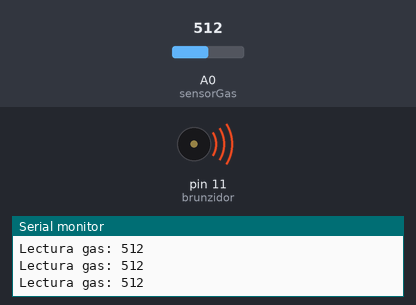
Bench run of a sketch on a simulated Arduino Uno, built with avr-gcc and run on an emulated ATmega328P. Parts: buzzer (waves = sounding), the last lines printed to the serial monitor. Inputs (shaded band) come from the test bench; at power-on: A0 (sensorGas) = 512.

Above: at 0.9 s.
1.3 s: A0 (sensorGas) set to 418
4.3 s: A0 (sensorGas) set to 387
At 4.3 s:
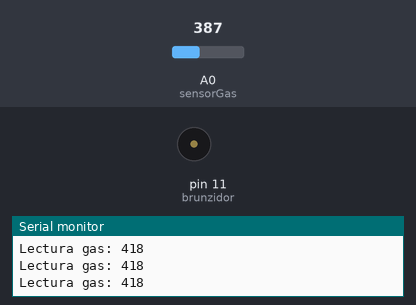
5.8 s: A0 (sensorGas) set to 410
At 5.91 s:
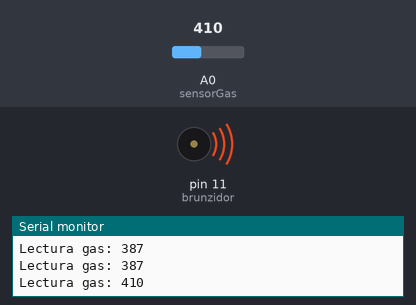
8.8 s: A0 (sensorGas) set to 390
At 9.7 s:
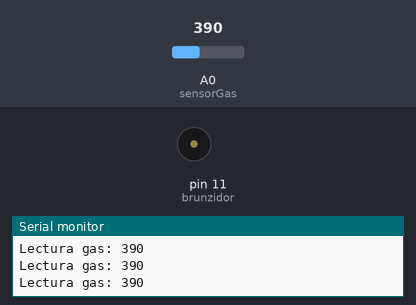
Timing chart, 0 to 11.3 s (numbered marks = the images above; inputs shaded):
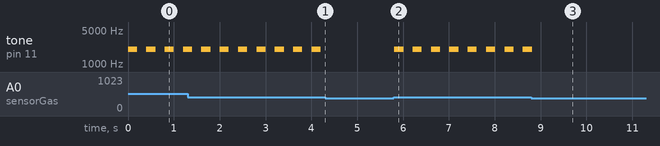

The sketch:

sensor_de_gas_amb_alarma.ino
```cpp
const int brunzidor = 11;
const int sensorGas = A0;
int limit = 400;

const unsigned int freqAlarma = 2000;
const unsigned long pitoON   = 200;
const unsigned long pitoOFF  = 200;

void setup() {
  pinMode(brunzidor, OUTPUT);
  noTone(brunzidor);
  Serial.begin(9600);
}

void loop() {
  int gas = analogRead(sensorGas);
  Serial.print("Lectura gas: ");
  Serial.println(gas);

  if (gas > limit) {
    tone(brunzidor, freqAlarma);
    delay(pitoON);
    noTone(brunzidor);
    delay(pitoOFF);
  } else {
    noTone(brunzidor);
    delay(100);
  }
}
```

Measured:
- the behaviour switches between 401 and 400 on A0 (sensorGas) (found by bisection; images 0 and 1)
- after the input at 4.3 s, tone on pin 11 (brunzidor): stops changing and stays silent
- after the input at 5.8 s, tone on pin 11 (brunzidor): alternates 2000 Hz for 0.20 s and silent for 0.20 s, starting at once
- after the input at 8.8 s, tone on pin 11 (brunzidor): goes on until 8.8 s, then stays silent
- by itself, tone on pin 11 (brunzidor): alternates 2000 Hz for 0.20 s and silent for 0.20 s
